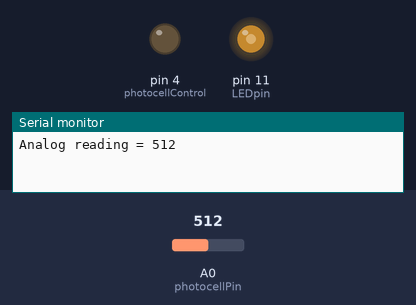
A sketch run on a simulated Arduino Uno, built with avr-gcc and run on an emulated ATmega328P. Parts: output pins drawn as LEDs (lit = HIGH), the last lines printed to the serial monitor. The inputs (shaded band) are chosen by the test bench; at power-on: A0 (photocellPin) = 512.

Above: at 4.4 s.
4.5 s: A0 (photocellPin) set to 306
At 8.6 s:
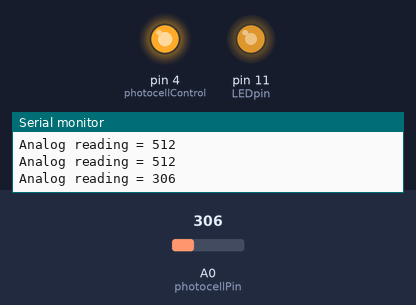
11.8 s: A0 (photocellPin) set to 122
At 17.9 s:
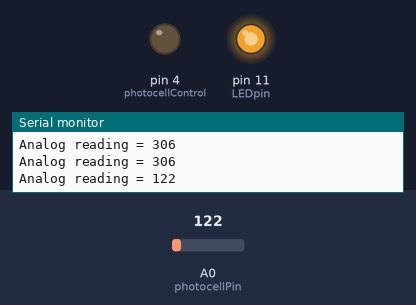
19.1 s: A0 (photocellPin) set to 900
At 22.0 s:
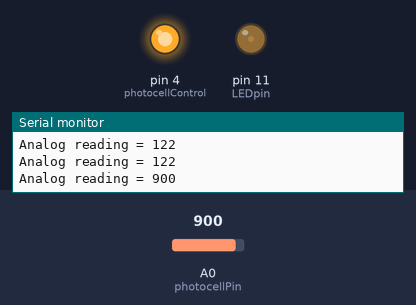
26.4 s: A0 (photocellPin) set to 511
At 29.3 s:
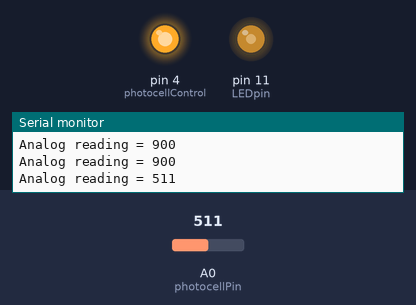
Timing chart, 0 to 34.7 s (numbered marks = the images above; inputs shaded):
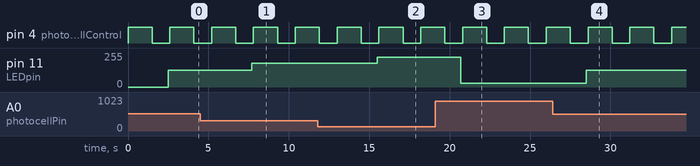

The sketch:

Photocell_Test_Control_Signal.ino
```cpp
/* Photocell simple testing sketch.

Connect one end of the photocell to 5V, the other end to Analog 0.
Then connect one end of a 10K resistor from Analog 0 to ground
Connect LED from pin 11 through a resistor to ground
For more information see http://learn.adafruit.com/photocells */

int photocellPin = 0;     // the cell and 10K pulldown are connected to a0
int photocellControl = 4; // the digital signal to activate the NMOS
int photocellReading;     // the analog reading from the sensor divider
int LEDpin = 11;          // connect Red LED to pin 11 (PWM pin)
int LEDbrightness;        // Used when controlling brightness
void setup(void) {
  // We'll send debugging information via the Serial monitor
  Serial.begin(9600);

  // Photocell Setup
  pinMode(photocellControl, OUTPUT);
}

void loop(void) {
  digitalWrite(photocellControl, HIGH);
  delay(1000);
  photocellReading = analogRead(photocellPin);
  delay(500);
  digitalWrite(photocellControl, LOW);
  delay(1000);

  // Print the Photocell Info.
  Serial.print("Analog reading = ");
  Serial.println(photocellReading);     // the raw analog reading

  // LED gets brighter the darker it is at the sensor
  // that means we have to -invert- the reading from 0-1023 back to 1023-0
  photocellReading = 1023 - photocellReading;
  //now we have to map 0-1023 to 0-255 since thats the range analogWrite uses
  LEDbrightness = map(photocellReading, 0, 1023, 0, 255);
  analogWrite(LEDpin, LEDbrightness);

  delay(100);
}
```

Measured:
- after the input at 4.5 s, pin 11 (LEDpin): 127/255 → 178/255 after 3.2 s
- after the input at 11.8 s, pin 11 (LEDpin): 178/255 → 224/255 after 3.7 s
- after the input at 19.1 s, pin 11 (LEDpin): 224/255 → 30/255 after 1.6 s
- after the input at 26.4 s, pin 11 (LEDpin): 30/255 → 127/255 after 2.1 s
- by itself, pin 4 (photocellControl): alternates HIGH for 1.5 s and LOW for 1.1 s
